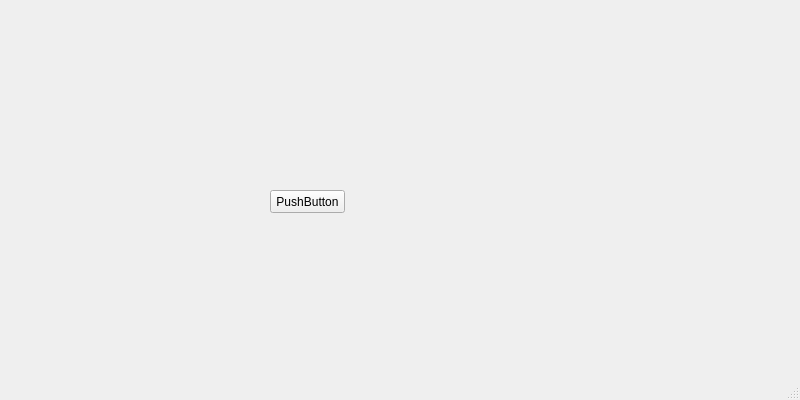
<?xml version="1.0" encoding="UTF-8"?>
<ui version="4.0">
 <class>MainWindow</class>
 <widget class="QMainWindow" name="MainWindow">
  <property name="geometry">
   <rect>
    <x>0</x>
    <y>0</y>
    <width>800</width>
    <height>400</height>
   </rect>
  </property>
  <property name="windowTitle">
   <string>MainWindow</string>
  </property>
  <widget class="QWidget" name="centralwidget">
   <widget class="QPushButton" name="pushButton">
    <property name="geometry">
     <rect>
      <x>270</x>
      <y>190</y>
      <width>75</width>
      <height>23</height>
     </rect>
    </property>
    <property name="text">
     <string>PushButton</string>
    </property>
   </widget>
  </widget>
  <widget class="QMenuBar" name="menubar">
   <property name="geometry">
    <rect>
     <x>0</x>
     <y>0</y>
     <width>800</width>
     <height>21</height>
    </rect>
   </property>
  </widget>
  <widget class="QStatusBar" name="statusbar"/>
 </widget>
 <resources/>
 <connections/>
</ui>
